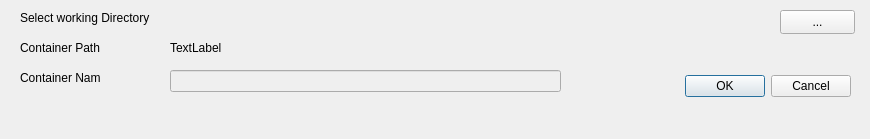
<?xml version="1.0" encoding="UTF-8"?>
<ui version="4.0">
 <class>FileInfomation</class>
 <widget class="QDialog" name="FileInfomation">
  <property name="geometry">
   <rect>
    <x>0</x>
    <y>0</y>
    <width>870</width>
    <height>139</height>
   </rect>
  </property>
  <property name="windowTitle">
   <string>File Information</string>
  </property>
  <widget class="QDialogButtonBox" name="buttonBox">
   <property name="geometry">
    <rect>
     <x>620</x>
     <y>70</y>
     <width>231</width>
     <height>32</height>
    </rect>
   </property>
   <property name="orientation">
    <enum>Qt::Horizontal</enum>
   </property>
   <property name="standardButtons">
    <set>QDialogButtonBox::Cancel|QDialogButtonBox::Ok</set>
   </property>
  </widget>
  <widget class="QLineEdit" name="containernameEdit">
   <property name="enabled">
    <bool>false</bool>
   </property>
   <property name="geometry">
    <rect>
     <x>170</x>
     <y>70</y>
     <width>391</width>
     <height>22</height>
    </rect>
   </property>
  </widget>
  <widget class="QLabel" name="label">
   <property name="geometry">
    <rect>
     <x>20</x>
     <y>40</y>
     <width>91</width>
     <height>16</height>
    </rect>
   </property>
   <property name="text">
    <string>Container Path</string>
   </property>
  </widget>
  <widget class="QLabel" name="label_2">
   <property name="geometry">
    <rect>
     <x>20</x>
     <y>70</y>
     <width>81</width>
     <height>16</height>
    </rect>
   </property>
   <property name="text">
    <string>Container Name</string>
   </property>
  </widget>
  <widget class="QPushButton" name="openDirButton">
   <property name="geometry">
    <rect>
     <x>780</x>
     <y>10</y>
     <width>75</width>
     <height>24</height>
    </rect>
   </property>
   <property name="text">
    <string>...</string>
   </property>
  </widget>
  <widget class="QLabel" name="containerpathlbl">
   <property name="geometry">
    <rect>
     <x>170</x>
     <y>40</y>
     <width>591</width>
     <height>16</height>
    </rect>
   </property>
   <property name="text">
    <string>TextLabel</string>
   </property>
  </widget>
  <widget class="QLabel" name="advicelabel">
   <property name="geometry">
    <rect>
     <x>20</x>
     <y>10</y>
     <width>531</width>
     <height>16</height>
    </rect>
   </property>
   <property name="text">
    <string>Select working Directory</string>
   </property>
  </widget>
 </widget>
 <resources/>
 <connections>
  <connection>
   <sender>buttonBox</sender>
   <signal>accepted()</signal>
   <receiver>FileInfomation</receiver>
   <slot>accept()</slot>
   <hints>
    <hint type="sourcelabel">
     <x>248</x>
     <y>254</y>
    </hint>
    <hint type="destinationlabel">
     <x>157</x>
     <y>274</y>
    </hint>
   </hints>
  </connection>
  <connection>
   <sender>buttonBox</sender>
   <signal>rejected()</signal>
   <receiver>FileInfomation</receiver>
   <slot>reject()</slot>
   <hints>
    <hint type="sourcelabel">
     <x>316</x>
     <y>260</y>
    </hint>
    <hint type="destinationlabel">
     <x>286</x>
     <y>274</y>
    </hint>
   </hints>
  </connection>
 </connections>
</ui>
